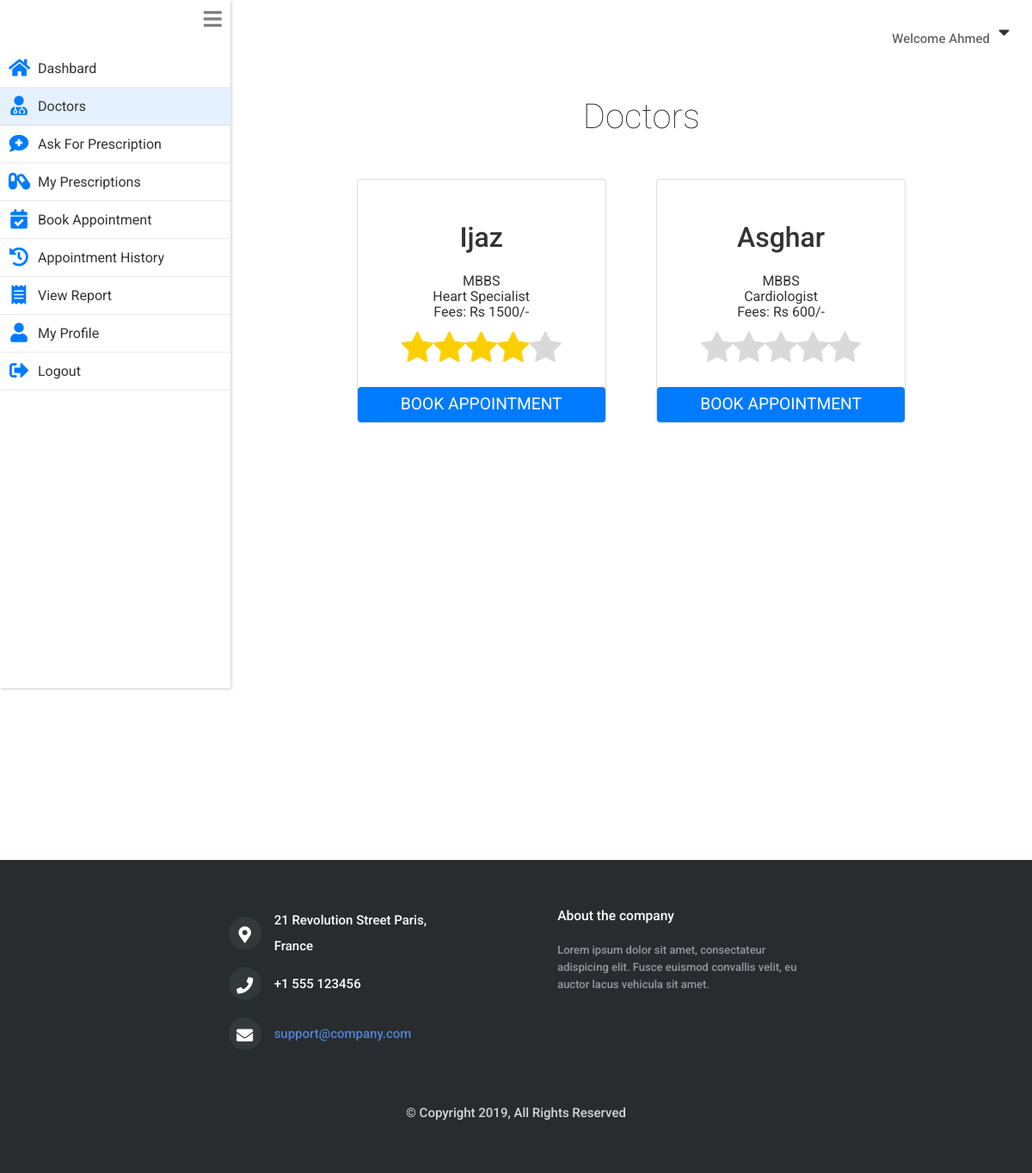
Page /patient/doctors.php (signed in) on the committed database.
### tables this page shows
CREATE TABLE `patients` (
  `id` int(11) NOT NULL,
  `username` varchar(255) NOT NULL,
  `name` varchar(255) NOT NULL,
  `email` varchar(255) NOT NULL,
  `gender` varchar(6) NOT NULL,
  `hashedPassword` varchar(255) NOT NULL,
  `phone` varchar(255) NOT NULL,
  `address` varchar(255) NOT NULL,
  `city` varchar(255) NOT NULL,
  `dob` varchar(255) NOT NULL,
  `created_on` timestamp NOT NULL DEFAULT CURRENT_TIMESTAMP
);

CREATE TABLE `doctors` (
  `id` int(11) NOT NULL,
  `username` varchar(255) NOT NULL,
  `name` varchar(255) NOT NULL,
  `email` varchar(255) NOT NULL,
  `gender` varchar(6) NOT NULL,
  `hashedPassword` varchar(255) NOT NULL,
  `phone` varchar(60) NOT NULL,
  `address` varchar(255) NOT NULL,
  `city` varchar(60) NOT NULL,
  `dob` varchar(255) NOT NULL,
  `about` varchar(255) NOT NULL,
  `specialization` varchar(60) NOT NULL,
  `qualification` varchar(60) NOT NULL,
  `fees` int(11) NOT NULL,
  `created_on` timestamp NOT NULL DEFAULT CURRENT_TIMESTAMP
);

### private/functions.php (called while the page is built, shortened)
<?php
function loggedInPatientId(){
  return $_SESSION[SessionContract::SESSION_PATIENT_ID];
}
  function urlFor($script_path) {
      if($script_path[0] != '/') {
        $script_path = "/" . $script_path;
      }
      return WWW_ROOT . $script_path;
  }
  function getStylePath($stylesheet_name) {
      if($stylesheet_name[0] != '/') {
        $stylesheet_name = "/" . $stylesheet_name;
      }
      return STYLES_PATH . $stylesheet_name;
  }
?>

### private/model/patient.class.php (called while the page is built, shortened)
<?php
class Patient {
    private $name;
    static private $db;
  static public function setDatabase($pdo){
    if($pdo){
      Patient::$db = $pdo;
    }
    else{
      throw new \Exception("Please pass valid database in Patient ");
    }
  }
  static public function find_patient_by_id($id){
    $queryString  = "SELECT * FROM ".PatientTable::TABLE_NAME." ";
    $queryString .= "WHERE ".PatientTable::COLUMN_ID." = ?";
    $stmt = Patient::$db->prepare($queryString);
    $stmt->execute([$id]);
    $patient = $stmt->fetch(PDO::FETCH_ASSOC);
    if($patient){
      return new Patient($patient);
    }
    else {
      return false;
    }
  }
  public function setName($name='')
  {
    $this->name = $name;
  }
  public function getName()
  {
    return $this->name;
  }
}
?>

### private/model/doctor.class.php (called while the page is built, shortened)
<?php
class Doctor
{
    private $id;
    private $name;
    private $specialization;
    private $qualification;
    private $fees;
    static private $db;
    function __construct($args =[]){
            $this->setId($args[DoctorTable::COLUMN_ID] ?? '');
    }
    static public function setDatabase($pdo){
      if($pdo){
        Doctor::$db = $pdo;
      }
      else{
        throw new \Exception("Please pass valid database in doctor ");
      }
    }
    static public function find_all_doctors(){
     $queryString  = "SELECT * FROM ".DoctorTable::TABLE_NAME;
     $stmt = Doctor::$db->prepare($queryString);
     $stmt->execute();
     $doctors = [];
     while($doctorAssoc = $stmt->fetch(PDO::FETCH_ASSOC)){
       $doctors[]= new self($doctorAssoc);
     }
     if(!empty($doctors)){
       return $doctors;
     }else{
       return false;
     }
    }
    public function getId() {
         return $this->id;
    }
    public function setId($id) {
         $this->id = $id;
         $this->reviews = Review::find_reviews_by_doctor_id($id);
    }
    public function getName() {
         return $this->name;
    }
    public function setName($name) {
         $this->name = $name;
    }
    public function getSpecialization() {
         return $this->specialization;
    }
    public function setSpecialization($specialization) {
         $this->specialization = $specialization;
    }
    public function getQualification() {
         return $this->qualification;
    }
    public function setQualification($qualification) {
         $this->qualification = $qualification;
    }
    public function getFees() {
         return $this->fees;
    }
    public function setFees($fees) {
         $this->fees = $fees;
    }
}
 ?>

### public/patient/doctors.php (the view, shortened to what this page needs)
<?php  require_once('../../private/initialize.php');
    $page_title = "Doctors";
    require_once(getSharedFilePath('patient/header.php'));
    $doctors = Doctor::find_all_doctors();
?>
  <section class="main_content mt-5">
    <h1 class="mb-4">Doctors</h1>
      <div class="doctors-container">
        <div class="row col-lg-10 mx-auto">
          <?php foreach ($doctors as $doctor): ?>
            <div  class="card text-center col-10  col-md-5 mx-auto"
                style="padding:0;"  onclick="location.href='<?php echo urlFor('patient/doctor_detail.php')."?doctor_id=".$doctor->getId(); ?>';">
              <h5 class="card-title text-capitalize mt-5"><?php echo $doctor->getName(); ?></h5>
              <div class="card-subtitle mt-2"><?php echo $doctor->getQualification(); ?></div>
              <div class="card-subtitle "><?php echo $doctor->getSpecialization(); ?></div>
              <div class="card-subtitle ">Fees: Rs <?php echo $doctor->getFees(); ?>/-</div>
              <?php echo Review::getRatingStars((int) Review::get_average_doctor_rating($doctor->getId())); ?>
              <a class="btn btn-primary " href="<?php echo urlFor('patient/book_appointment.php')."?doctor_id=".$doctor->getId(); ?>">Book Appointment</a>
            </div>
          <?php endforeach; ?>
        </div>
      </div>
  </section>
<?php     require_once(getSharedFilePath('patient/footer.php')); ?>

### private/shared/patient/header.php (shortened to what this page needs)
<?php
  $patient_id = loggedInPatientId();
  $patient = Patient::find_patient_by_id($patient_id);
 ?>
<!DOCTYPE html>
<html lang="en" dir="ltr">
  <head>
    <link rel="stylesheet" href="<?php echo getStylePath("main.css"); ?>">
    <link rel="stylesheet" href="https://stackpath.bootstrapcdn.com/bootstrap/4.3.1/css/bootstrap.min.css">
    <link rel="stylesheet" href="https://use.fontawesome.com/releases/v5.7.0/css/all.css">
  </head>
  <body>
      <div class="welcome_bar">
        <p>Welcome <?php echo $patient->getName(); ?> </p><i  id="welcome_drop_down_btn" class="fas fa-caret-down"></i>
      </div>
    <div class="content">
      <nav class="drawer   ">
         <i id="drawer_icon" class="fas fa-bars"></i>
         <ul>
         <li onclick="location.href='<?php echo urlFor("patient/index.php"); ?>';"
           class="<?php if($page_title=='Dashboard'){echo "item_selected";}; ?>">
           <i class="drawer_item_icon fas fa-home"></i>
           <a>Dashbard</a>
         </li>
         <li  onclick="location.href='<?php echo urlFor("patient/doctors.php"); ?>';"
           class="<?php if($page_title=='Doctors'){echo "item_selected";}; ?>">
           <i  class="drawer_item_icon fas fa-user-md"></i>
           <a>Doctors</a>
         </li>
         <li onclick="location.href='<?php echo urlFor("patient/ask_for_prescription.php"); ?>';"
           class="<?php if($page_title=='Ask For Prescription'){echo "item_selected";}; ?>">
           <i class="drawer_item_icon fas fa-comment-medical"></i>
           <a>Ask For Prescription</a>
         </li>
         <li onclick="location.href='<?php echo urlFor("patient/my_prescriptions.php"); ?>';"
           class="<?php if($page_title=='My Prescriptions'){echo "item_selected";}; ?>">
           <i class="drawer_item_icon fas fa-capsules"></i>
           <a>My Prescriptions</a>
         </li>
         <li  onclick="location.href='<?php echo urlFor("patient/book_appointment.php"); ?>';"
           class="<?php if($page_title=='Book Appointment'){echo "item_selected";}; ?>">
           <i class="drawer_item_icon fas fa-calendar-check"></i>
           <a>Book Appointment</a>
         </li>
         <li  onclick="location.href='<?php echo urlFor("patient/my_appointments.php"); ?>';"
           class="<?php if($page_title=='My Appointments'){echo "item_selected";}; ?>">
           <i class="drawer_item_icon fas fa-history"></i>
           <a>Appointment History</a>
         </li>
         <li onclick="location.href='<?php echo urlFor("patient/report.php"); ?>';"
           class="<?php if($page_title=='View Report'){echo "item_selected";}; ?>">
           <i class="drawer_item_icon fas fa-receipt"></i>
           <a>View Report</a>
         </li>
         <li onclick="location.href='<?php echo urlFor("patient/profile.php"); ?>';"
           class="<?php if($page_title=='Profile'){echo "item_selected";}; ?>">
           <i class="drawer_item_icon fas fa-user"></i>
           <a>My Profile</a>
         </li>
         <li onclick="location.href='<?php echo urlFor("patient/doLogout.php"); ?>';">
           <i class="drawer_item_icon fas fa-sign-out-alt"></i>
           <a>Logout</a>
         </li>
       </ul>
      </nav>

### private/styles/css/main.css (style rules this page uses)
* { margin: 0; padding: 0; -webkit-font-smoothing: antialiased; -webkit-text-shadow: rgba(0, 0, 0, 0.01) 0 0 1px; text-shadow: rgba(0, 0, 0, 0.01) 0 0 1px; }
body { font-family: 'Roboto', sans-serif; font-size: 15px; font-weight: 500; background: #FFFFFF; color: #696969; }
div { display: block; position: relative; -webkit-box-sizing: border-box; -moz-box-sizing: border-box; box-sizing: border-box; }
ul { list-style: none; margin-bottom: 0px; }
p { font-family: 'Roboto', sans-serif; font-size: 15px; line-height: 2; font-weight: 500; color: #696969; -webkit-font-smoothing: antialiased; -webkit-text-shadow: rgba(0, 0, 0, 0.01) 0 0 1px; text-shadow: rgba(0, 0, 0, 0.01) 0 0 1px; }
p:last-of-type { margin-bottom: 0; }
a { -webkit-transition: all 200ms ease; -moz-transition: all 200ms ease; -ms-transition: all 200ms ease; -o-transition: all 200ms ease; transition: all 200ms ease; }
a, a:hover, a:visited, a:active, a:link { text-decoration: none; }
h1 { font-size: 48px; }
h5 { font-size: 14px; }
h1, h2, h3, h4, h5, h6 { font-family: 'Roboto', sans-serif; -webkit-font-smoothing: antialiased; -webkit-text-shadow: rgba(0, 0, 0, 0.01) 0 0 1px; text-shadow: rgba(0, 0, 0, 0.01) 0 0 1px; }
section { display: block; position: relative; box-sizing: border-box; }
.row { display: flex; justify-content: space-around; }
* { margin: 0; padding: 0; font-family: 'Roboto', sans-serif; color: #333333; }
.welcome_bar { display: flex; position: absolute; z-index: 1; top: 0; right: 0; margin: 16px; align-items: center; justify-content: center; }
.welcome_bar p { margin-top: 14px; }
.welcome_bar #welcome_drop_down_btn { font-size: 1.3em; padding: 10px; box-sizing: border-box; fill: #333333; }
.content { display: flex; }
.drawer { position: relative; font-weight: normal; height: 100vh; display: block; box-shadow: 1px 1px 4px rgba(0, 0, 0, 0.2); flex-basis: 350px; }
.drawer #drawer_icon { font-size: 1.5em; color: grey; position: absolute; top: 0; right: 0; padding: 10px; box-sizing: border-box; }
.drawer ul { list-style: none; display: flex; flex-direction: column; padding-top: 58px; }
.drawer li { display: flex; justify-content: flex-start; align-items: center; padding: 10px; padding-right: 48px; box-sizing: border-box; position: relative; }
.drawer li::after { display: inline-block; content: ""; height: 1px; width: 100%; position: absolute; bottom: 0; left: 0; background: rgba(51, 51, 51, 0.1); }
.drawer li a { text-decoration: none; color: #333333; padding-left: 10px; }
.drawer .drawer_item_icon { font-size: 1.4em; text-align: center; width: 24px; height: 24px; color: #007bff; }
.drawer .item_selected { background: rgba(0, 123, 255, 0.1); }
.main_content { width: 100%; padding: 0 30px; margin-bottom: 0px; }
.main_content h1 { font-weight: lighter; text-align: center; margin-left: 24px; margin-top: 64px; }
.btn.btn-primary { background: #007bff; font-size: 1.2em; text-transform: uppercase; outline: none; border: 0 solid #000; }
.card { padding: 24px; margin: 24px 0; }
.card .card-title { font-size: 2em; }
.form-control, .btn { min-height: 38px; border-radius: 2px; }
.btn { font-size: 15px; font-weight: bold; }
.doctors-container .btn, .doctors-container .static-rating-container { margin-top: auto; }
.doctors-container .card-title { line-height: 1.2em; }

### rows in the picture
patients: name "Ahmed"
doctors: name "Ijaz", qualification "MBBS", specialization "Heart Specialist", fees "1500"
doctors: name "Asghar", qualification "MBBS", specialization "Cardiologist", fees "600"
